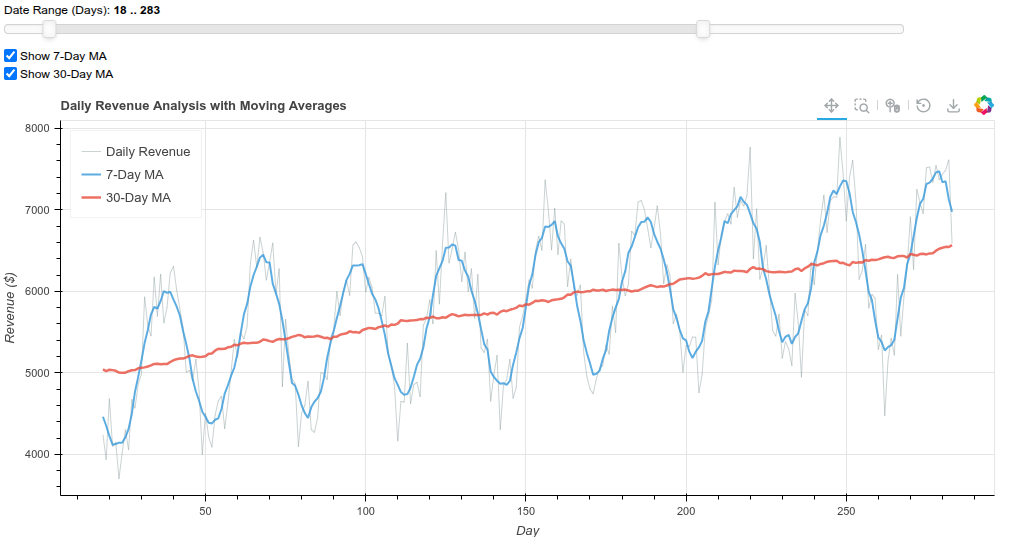

Write the Python code that produced this figure.
from bokeh.plotting import figure, output_file, save
from bokeh.models import ColumnDataSource, CustomJS, RangeSlider, CheckboxGroup
from bokeh.layouts import column, row
import numpy as np

# Generate daily business data
days = np.arange(0, 365)
dates = [f"Day {i}" for i in days]

# Simulate business metrics with trends and seasonality
np.random.seed(42)
baseline = 5000
trend = np.linspace(0, 2000, 365)
seasonal = 1000 * np.sin(2 * np.pi * days / 30)  # Monthly seasonality
noise = np.random.normal(0, 300, 365)
daily_revenue = baseline + trend + seasonal + noise

# Calculate moving averages
ma_7 = np.convolve(daily_revenue, np.ones(7)/7, mode='same')
ma_30 = np.convolve(daily_revenue, np.ones(30)/30, mode='same')

# Create data sources
source_main = ColumnDataSource(data=dict(
    x=days,
    y=daily_revenue,
    dates=dates
))

source_ma7 = ColumnDataSource(data=dict(
    x=days,
    y=ma_7
))

source_ma30 = ColumnDataSource(data=dict(
    x=days,
    y=ma_30
))

# Full data for filtering
full_data = ColumnDataSource(data=dict(
    days=days,
    revenue=daily_revenue,
    ma_7=ma_7,
    ma_30=ma_30,
    dates=dates
))

# Create figure
p = figure(height=450, width=1000,
           title="Daily Revenue Analysis with Moving Averages",
           x_axis_label='Day',
           y_axis_label='Revenue ($)',
           toolbar_location='above',
           tools="pan,wheel_zoom,box_zoom,reset,save")

# Add lines
line_main = p.line('x', 'y', source=source_main, line_width=1, 
                    color='#95a5a6', alpha=0.5, legend_label='Daily Revenue')
line_ma7 = p.line('x', 'y', source=source_ma7, line_width=2, 
                   color='#3498db', alpha=0.8, legend_label='7-Day MA', visible=True)
line_ma30 = p.line('x', 'y', source=source_ma30, line_width=2.5, 
                    color='#e74c3c', alpha=0.8, legend_label='30-Day MA', visible=True)

# Configure legend
p.legend.location = "top_left"
p.legend.click_policy = "hide"

# Range slider
range_slider = RangeSlider(start=0, end=364, value=(0, 364), step=1, 
                           title="Date Range (Days)", width=900)

# Checkbox for moving averages
checkbox = CheckboxGroup(labels=["Show 7-Day MA", "Show 30-Day MA"], 
                         active=[0, 1], width=300)

# CustomJS for range slider
slider_callback = CustomJS(args=dict(
    source_main=source_main, 
    source_ma7=source_ma7, 
    source_ma30=source_ma30,
    full_data=full_data,
    fig=p
), code="""
    const [start, end] = cb_obj.value;
    
    // Filter data
    const days = full_data.data['days'];
    const revenue = full_data.data['revenue'];
    const ma7 = full_data.data['ma_7'];
    const ma30 = full_data.data['ma_30'];
    const dates = full_data.data['dates'];
    
    const filtered_x = [];
    const filtered_revenue = [];
    const filtered_ma7 = [];
    const filtered_ma30 = [];
    const filtered_dates = [];
    
    for (let i = 0; i < days.length; i++) {
        if (days[i] >= start && days[i] <= end) {
            filtered_x.push(days[i]);
            filtered_revenue.push(revenue[i]);
            filtered_ma7.push(ma7[i]);
            filtered_ma30.push(ma30[i]);
            filtered_dates.push(dates[i]);
        }
    }
    
    source_main.data = {x: filtered_x, y: filtered_revenue, dates: filtered_dates};
    source_ma7.data = {x: filtered_x, y: filtered_ma7};
    source_ma30.data = {x: filtered_x, y: filtered_ma30};
    
    source_main.change.emit();
    source_ma7.change.emit();
    source_ma30.change.emit();
""")

range_slider.js_on_change('value', slider_callback)

# CustomJS for checkbox
checkbox_callback = CustomJS(args=dict(line_ma7=line_ma7, line_ma30=line_ma30), code="""
    const active = cb_obj.active;
    
    // Show/hide 7-day MA
    line_ma7.visible = active.includes(0);
    
    // Show/hide 30-day MA
    line_ma30.visible = active.includes(1);
""")

checkbox.js_on_change('active', checkbox_callback)

# Layout
controls = row(checkbox)
layout = column(range_slider, controls, p)
output_file("output/interactive_charts_03.html")
save(layout)
